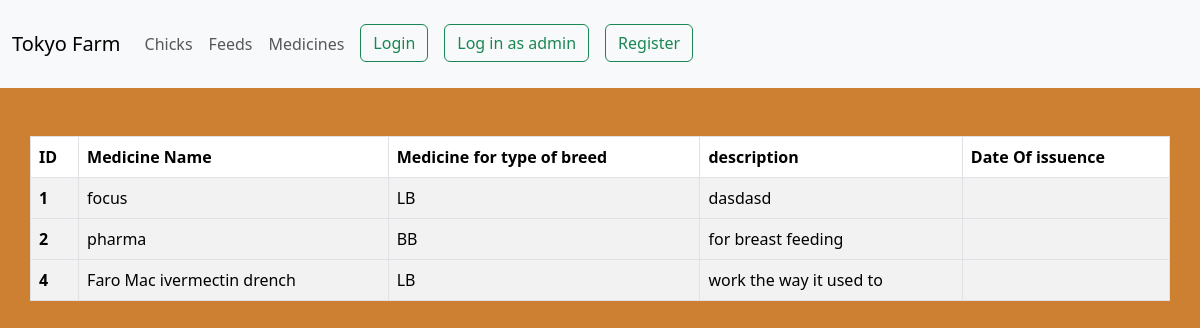
Page /medicine/ (signed in) on the committed database.
### products/models.py (models this page shows)
class Medicine_Model(models.Model):
    medicine_id = models.IntegerField(primary_key=True , unique=True)
    medicine_name = models.CharField(max_length=100)
    medicine_for_type_breed = models.CharField(choices=BREEDER_CHOICES,max_length=100)
    description = models.TextField(max_length=500)
    date = models.DateTimeField(auto_now=
    True)

### products/views.py (the view)
# urls.py: path('medicine/', views.MedicineView, name="medicines"),
@login_required
def MedicineView(request):
    medicine_form = Medicine_Model.objects.all()
    return render(request, 'products/medicine.html', {'medicine_form': medicine_form})

### products/templates/products/medicine.html (shortened to what this page needs)
{% extends "base.html" %}
{% block body %}
<div class="container mt-5">
    <div class="row">
            <table class="table table-bordered table-striped table-hover">
                <thead class="thead-dark">
                    <tr>
                        <th scope="col">ID</th>
                        <th scope="col">Medicine Name</th>
                        <th scope="col">Medicine for type of breed</th>
                        <th scope="col">description</th>
                        <th scope="col">Date Of issuence</th>
                    </tr>
                </thead>
                {% for med in medicine_form %}
                <tbody>
                    <tr>
                        <th scope="row">{{med.medicine_id}}</th>
                        <td>{{med.medicine_name}}</td>
                        <td>{{med.medicine_for_type_breed}}</td>
                        <td>{{med.description}}</td>
                        <td>{{med.date_of_issuence}}</td>
                    </tr>
                    {% endfor %}
        </div>
    </div>
{% endblock body %}

### major/static/major/style.css (style rules this page uses)
body { background-color: rgb(205, 127, 50); }

### rows in the picture
Medicine_Model: medicine_id "1", medicine_name "focus", medicine_for_type_breed "LB", description "dasdasd"
Medicine_Model: medicine_id "2", medicine_name "pharma", medicine_for_type_breed "BB", description "for breast feeding"
Medicine_Model: medicine_id "4", medicine_name "Faro Mac ivermectin drench", medicine_for_type_breed "LB", description "work the way it used to"
